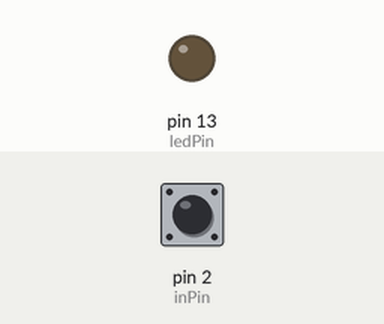
Simulated run of this sketch. Board: Arduino Uno, built with avr-gcc and run on an emulated ATmega328P. Parts: output pins drawn as LEDs (lit = HIGH). The inputs (shaded band) are chosen by the test bench; at power-on: pin 2 (inPin) HIGH.

Above: at 1.2 s.
1.3 s: pin 2 (inPin) pulled LOW for 3.2 s
At 2.3 s:
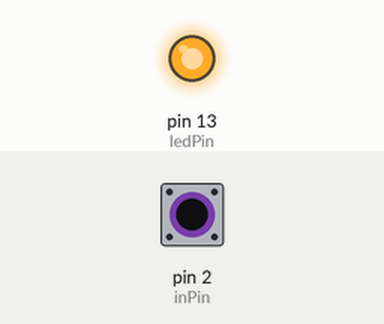
6.8 s: pin 2 (inPin) pulled LOW for 0.15 s
At 9.2 s:
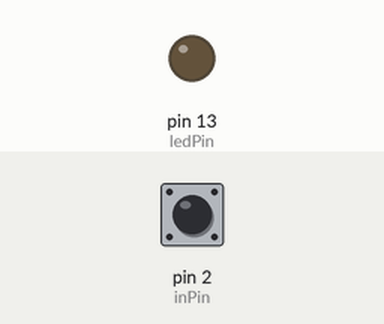
9.9 s: pin 2 (inPin) pulled LOW for 1 s
At 11.2 s:
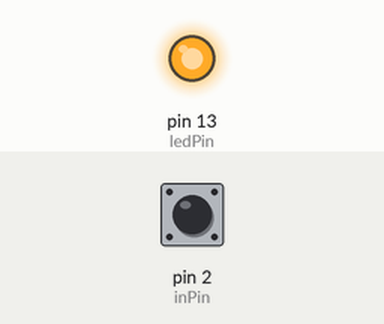
Timing chart, 0 to 13.4 s (numbered marks = the images above; inputs shaded):
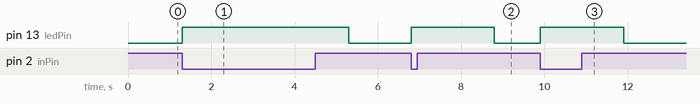

Measured:
- after the input at 1.3 s, pin 13 (ledPin): LOW → HIGH at once, → LOW 4.0 s later
- after the input at 6.8 s, pin 13 (ledPin): LOW → HIGH at once, → LOW 2.0 s later
- after the input at 9.9 s, pin 13 (ledPin): LOW → HIGH at once, → LOW 2.0 s later

The sketch:

button.ino
```cpp
/* Basic Digital Read
 * ------------------
 *
 * turns on and off a light emitting diode(LED) connected to digital
 * pin 13, when pressing a pushbutton attached to pin 7. It illustrates the
 * concept of Active-Low, which consists in connecting buttons using a
 * 1K to 10K pull-up resistor.
 *
 * Created 1 December 2005
 * copyleft 2005 DojoDave <http://www.0j0.org>
 * http://arduino.berlios.de
 *
 */

int ledPin = 13; // choose the pin for the LED
int inPin = 2;   // choose the input pin (for a pushbutton)
int val = 0;     // variable for reading the pin status

void setup() {
  pinMode(ledPin, OUTPUT);  // declare LED as output
  pinMode(inPin, INPUT_PULLUP);    // declare pushbutton as input
}

void loop(){
  val = digitalRead(inPin);  // read input value
  if (val == LOW) {         // check if the input is HIGH (button released)
    digitalWrite(ledPin, HIGH);  // turn LED OFF
    delay(2000);
    digitalWrite(ledPin, LOW);  // turn LED ON
  }
}
```
